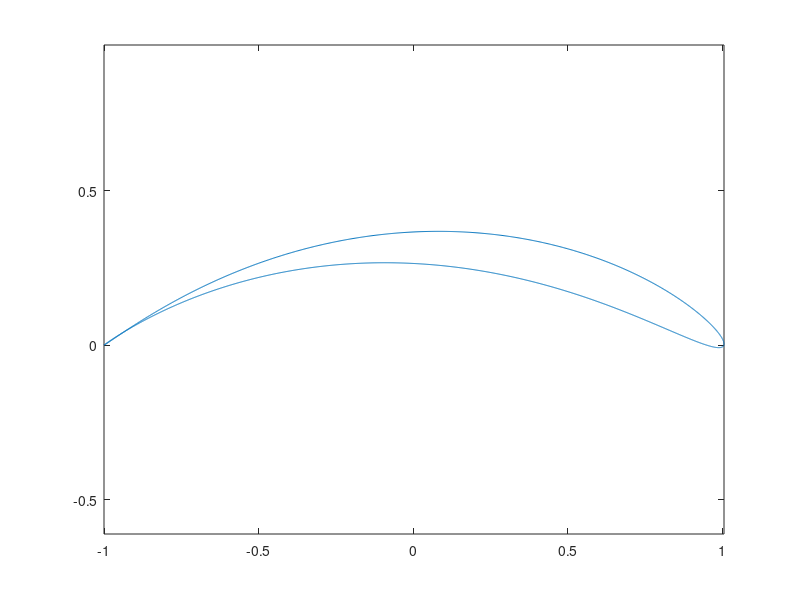

Here is the MATLAB script that generated this plot: (Note: this script raises an error after producing the figure.)
omega = linspace(0,2*pi,3000);

z = - 0.05 + 0.3i + exp(1i .* omega);

plot(real(z),imag(z))

axis equal

%%

v = 0.5 .* ( z + 1./z);

plot(real(v),imag(v),'-')

axis equal

%%

x = 1.05*linspace(-2,2,600);
y = 1.05*linspace(-2,2,600);

[x,y] = meshgrid(x,y);

z = x+1i*y;

w = 0.5 .* ( z + 1./z);

figure(1)

PhasePlot(z,z,'c');

figure(2)

PhasePlot(z,w,'c');

axis equal